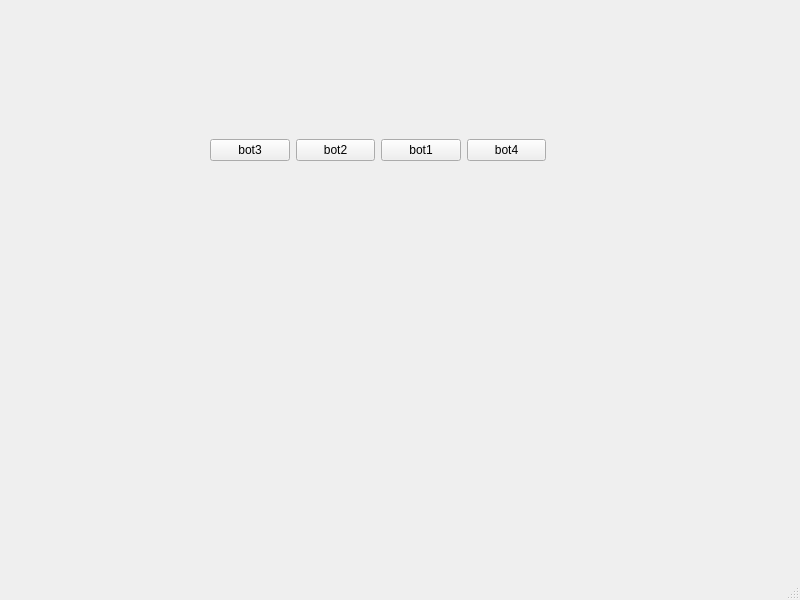
<?xml version="1.0" encoding="UTF-8"?>
<ui version="4.0">
 <class>MainWindow</class>
 <widget class="QMainWindow" name="MainWindow">
  <property name="geometry">
   <rect>
    <x>0</x>
    <y>0</y>
    <width>800</width>
    <height>600</height>
   </rect>
  </property>
  <property name="windowTitle">
   <string>MainWindow</string>
  </property>
  <widget class="QWidget" name="centralwidget">
   <widget class="QWidget" name="horizontalLayoutWidget">
    <property name="geometry">
     <rect>
      <x>210</x>
      <y>110</y>
      <width>336</width>
      <height>80</height>
     </rect>
    </property>
    <layout class="QHBoxLayout" name="horizontalLayout">
     <item>
      <widget class="QPushButton" name="pushButton_3">
       <property name="text">
        <string>bot3</string>
       </property>
      </widget>
     </item>
     <item>
      <widget class="QPushButton" name="pushButton_2">
       <property name="text">
        <string>bot2</string>
       </property>
      </widget>
     </item>
     <item>
      <widget class="QPushButton" name="pushButton">
       <property name="text">
        <string>bot1</string>
       </property>
      </widget>
     </item>
     <item>
      <widget class="QPushButton" name="pushButton_4">
       <property name="text">
        <string>bot4</string>
       </property>
      </widget>
     </item>
    </layout>
   </widget>
  </widget>
  <widget class="QMenuBar" name="menubar">
   <property name="geometry">
    <rect>
     <x>0</x>
     <y>0</y>
     <width>800</width>
     <height>33</height>
    </rect>
   </property>
  </widget>
  <widget class="QStatusBar" name="statusbar"/>
 </widget>
 <resources/>
 <connections/>
</ui>
